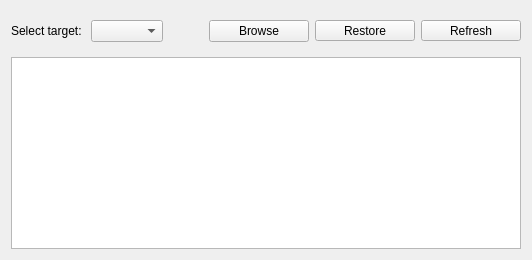
          <widget class="QWidget" name="tab_snapperRestore">
           <attribute name="title">
            <string>Browse/Restore</string>
           </attribute>
           <layout class="QVBoxLayout" name="verticalLayout_5">
            <item>
             <widget class="QFrame" name="frame">
              <property name="frameShape">
               <enum>QFrame::NoFrame</enum>
              </property>
              <property name="frameShadow">
               <enum>QFrame::Raised</enum>
              </property>
              <layout class="QHBoxLayout" name="horizontalLayout_8">
               <property name="leftMargin">
                <number>0</number>
               </property>
               <property name="rightMargin">
                <number>0</number>
               </property>
               <item>
                <widget class="QLabel" name="label_snapperSubvol">
                 <property name="text">
                  <string>Select target: </string>
                 </property>
                </widget>
               </item>
               <item>
                <widget class="QComboBox" name="comboBox_snapperSubvols"/>
               </item>
               <item>
                <spacer name="horizontalSpacer_6">
                 <property name="orientation">
                  <enum>Qt::Horizontal</enum>
                 </property>
                 <property name="sizeHint" stdset="0">
                  <size>
                   <width>40</width>
                   <height>20</height>
                  </size>
                 </property>
                </spacer>
               </item>
               <item>
                <widget class="QToolButton" name="pushButton_snapperBrowse">
                 <property name="sizePolicy">
                  <sizepolicy hsizetype="Preferred" vsizetype="Preferred">
                   <horstretch>0</horstretch>
                   <verstretch>0</verstretch>
                  </sizepolicy>
                 </property>
                 <property name="minimumSize">
                  <size>
                   <width>100</width>
                   <height>0</height>
                  </size>
                 </property>
                 <property name="text">
                  <string>Browse</string>
                 </property>
                 <property name="icon">
                  <iconset resource="../../data/icons/icons.qrc">
                   <normaloff>:/icons/filebrowse.png</normaloff>:/icons/filebrowse.png</iconset>
                 </property>
                 <property name="toolButtonStyle">
                  <enum>Qt::ToolButtonTextUnderIcon</enum>
                 </property>
                </widget>
               </item>
               <item>
                <widget class="QToolButton" name="pushButton_snapperRestore">
                 <property name="minimumSize">
                  <size>
                   <width>100</width>
                   <height>0</height>
                  </size>
                 </property>
                 <property name="text">
                  <string>Restore</string>
                 </property>
                 <property name="icon">
                  <iconset resource="../../data/icons/icons.qrc">
                   <normaloff>:/icons/restore.png</normaloff>:/icons/restore.png</iconset>
                 </property>
                 <property name="toolButtonStyle">
                  <enum>Qt::ToolButtonTextUnderIcon</enum>
                 </property>
                </widget>
               </item>
               <item>
                <widget class="QToolButton" name="toolButton_snapperRestoreRefresh">
                 <property name="sizePolicy">
                  <sizepolicy hsizetype="Preferred" vsizetype="Fixed">
                   <horstretch>0</horstretch>
                   <verstretch>0</verstretch>
                  </sizepolicy>
                 </property>
                 <property name="minimumSize">
                  <size>
                   <width>100</width>
                   <height>0</height>
                  </size>
                 </property>
                 <property name="text">
                  <string>Refresh</string>
                 </property>
                 <property name="icon">
                  <iconset resource="../../data/icons/icons.qrc">
                   <normaloff>:/icons/reload.png</normaloff>:/icons/reload.png</iconset>
                 </property>
                 <property name="toolButtonStyle">
                  <enum>Qt::ToolButtonTextUnderIcon</enum>
                 </property>
                </widget>
               </item>
              </layout>
             </widget>
            </item>
            <item>
             <widget class="QTableWidget" name="tableWidget_snapperRestore">
              <property name="editTriggers">
               <set>QAbstractItemView::NoEditTriggers</set>
              </property>
              <property name="selectionMode">
               <enum>QAbstractItemView::SingleSelection</enum>
              </property>
              <property name="selectionBehavior">
               <enum>QAbstractItemView::SelectRows</enum>
              </property>
              <attribute name="horizontalHeaderStretchLastSection">
               <bool>true</bool>
              </attribute>
              <attribute name="verticalHeaderVisible">
               <bool>false</bool>
              </attribute>
             </widget>
            </item>
           </layout>
          </widget>
